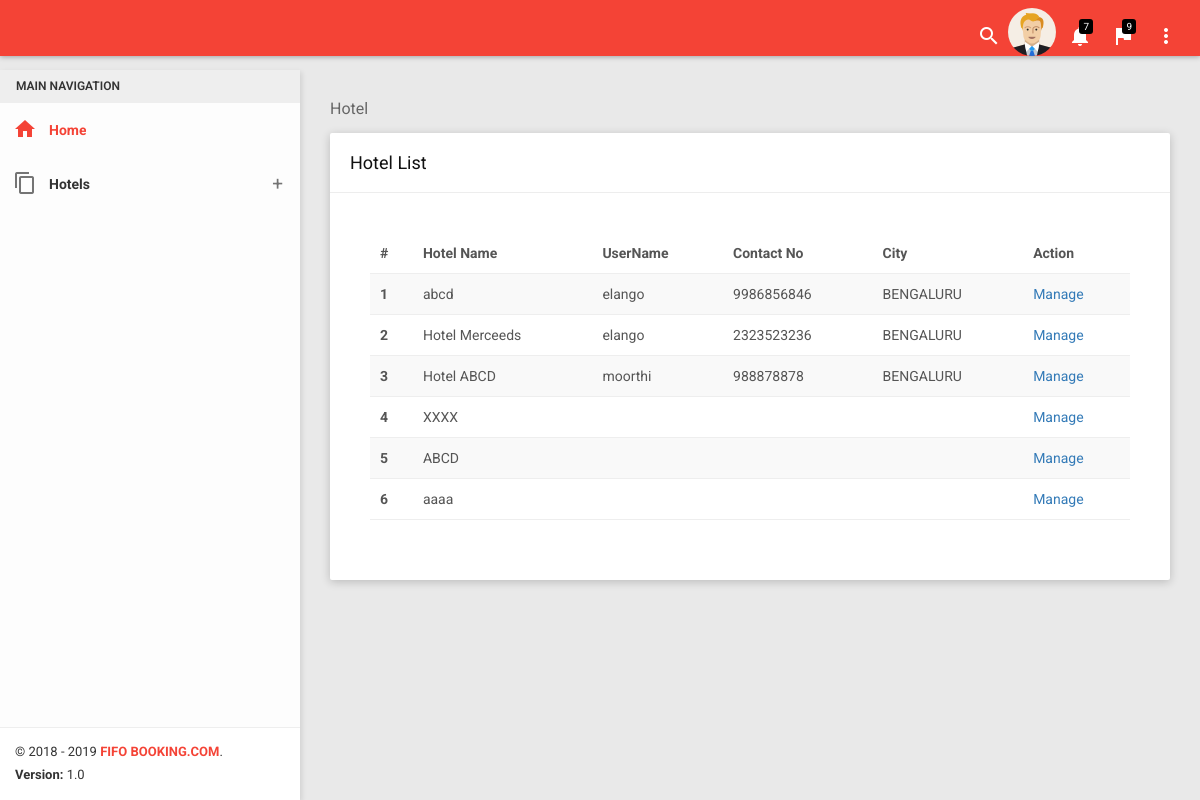
The page /index.php/hotel/listHotel on the database its author committed.
### tables this page shows
CREATE TABLE `fifo_hotels` (
  `id` int(11) NOT NULL,
  `name` varchar(100) NOT NULL,
  `display_name` varchar(50) NOT NULL,
  `description` text NOT NULL,
  `status` tinyint(1) NOT NULL DEFAULT '0',
  `user_id` int(11) NOT NULL,
  `check_in` time NOT NULL,
  `check_out` time NOT NULL,
  `currency` int(11) NOT NULL,
  `type` int(11) NOT NULL,
  `created_at` datetime NOT NULL,
  `updated_at` datetime NOT NULL
);

CREATE TABLE `fifo_users` (
  `id` int(11) NOT NULL,
  `user_name` varchar(64) NOT NULL,
  `password` varchar(64) NOT NULL,
  `status` tinyint(1) NOT NULL DEFAULT '0'
);

CREATE TABLE `fifo_hotel_contacts` (
  `id` int(11) NOT NULL,
  `hotel_id` int(11) NOT NULL,
  `email_id` varchar(50) NOT NULL,
  `email_list` varchar(100) NOT NULL,
  `mobile_no` bigint(20) DEFAULT NULL,
  `contact_no` bigint(20) DEFAULT NULL,
  `contact_list` varchar(100) NOT NULL,
  `website` varchar(100) NOT NULL
);

CREATE TABLE `fifo_hotel_details` (
  `id` int(11) NOT NULL,
  `hotel_id` int(11) NOT NULL,
  `address1` varchar(200) NOT NULL,
  `address2` varchar(200) NOT NULL,
  `city` varchar(50) NOT NULL,
  `state` int(10) NOT NULL,
  `country` int(11) NOT NULL,
  `postal_code` int(11) NOT NULL,
  `rating` int(11) DEFAULT NULL,
  `no_of_floors` int(11) DEFAULT NULL,
  `no_of_hotels` int(11) DEFAULT NULL,
  `no_of_rooms` smallint(6) NOT NULL,
  `latitude` double DEFAULT NULL,
  `longitude` double DEFAULT NULL,
  `policies` text NOT NULL,
  `website` varchar(50) NOT NULL,
  `near_by_location` varchar(100) NOT NULL,
  `map_address` varchar(100) NOT NULL,
  `built_year` smallint(6) NOT NULL,
  `image_path` json DEFAULT NULL,
  `created_at` datetime DEFAULT NULL,
  `updated_at` datetime DEFAULT NULL
);

### application/controllers/Hotel.php (called while the page is built, shortened)
<?php
class Hotel extends CI_Controller {
    public function __construct()
    {
        $this->load->library('form_validation');
        $this->load->model('hotel_model');
        $this->load->model('master_model');
    }
    public function listHotel()
    {
        $data['hotelList'] = $this->hotel_model->getAllHotels();
        $this->load->view('admin/hotels/list', $data);
    }
}

### index.php (called while the page is built, shortened)
<?php
require_once BASEPATH.'core/CodeIgniter.php';

### application/models/Hotel_model.php (called while the page is built, shortened)
<?php if ( ! defined('BASEPATH')) exit('No direct script access allowed');
class Hotel_model extends CI_Model
{
    public function getAllHotels()
    {
        return $this->db
            ->select('fifo_hotels.id,fifo_hotels.name,fifo_hotel_contacts.contact_no,fifo_users.user_name,fifo_hotel_details.city')
            ->from('fifo_hotels')
            ->join('fifo_hotel_details','fifo_hotels.id = fifo_hotel_details.hotel_id')
            ->join('fifo_hotel_contacts','fifo_hotels.id = fifo_hotel_contacts.hotel_id','left')
            ->join('fifo_users','fifo_hotels.user_id = fifo_users.id','left')
            ->get()
            ->result_array();
    }
}

### application/views/admin/hotels/list.php (the view, shortened to what this page needs)
<?php $this->load->view('admin/includes/header.php')?>
<?php $this->load->view('admin/includes/adminMenu.php')?>
<section class="content">
  <div class="container-fluid">
    <div class="block-header">
      <h2>
        Hotel
      </h2>
        <?php $this->load->view('admin/includes/flash_msg.php')?>
    </div>
    <div class="row clearfix">
      <div class="col-lg-12 col-md-12 col-sm-12 col-xs-12">
          <div class="card">
            <div class="header">
              <h2>Hotel List</h2>
            </div>
            <div class="body">
              <?php if(count($hotelList) >0 ) {?>
              <div class="body table-responsive">
                <table class="table table-striped">
                  <thead>
                  <tr>
                    <th>#</th>
                    <th>Hotel Name</th>
                    <th>UserName</th>
                    <th>Contact No</th>
                    <th>City</th>
                    <th>Action</th>
                  </tr>
                  </thead>
                  <tbody>
                  <?php foreach ($hotelList as $hotel) { ?>
                  <tr>
                    <th scope="row"><?php echo $hotel['id'];?></th>
                    <td><?php echo $hotel['name'];?></td>
                    <td><?php echo $hotel['user_name'];?></td>
                    <td><?php echo $hotel['contact_no'];?></td>
                    <td><?php echo $hotel['city'];?></td>
                    <td><a href="<?php echo base_url();?>/hotel/manage/<?php echo $hotel['id']?>">Manage</a> </td>
                  </tr>
                  <?php }?>
                  </tbody>
                </table>
              </div>
              <?php }?>
            </div>
          </div>
      </div>
    </div>
  </div>
</section>
 <?php $this->load->view('admin/includes/footer_includes.php')?>

### application/views/admin/includes/header.php (shortened to what this page needs)
<!DOCTYPE html>
<html>
<head>
    <link href="<?php echo PLUGINS_URL; ?>bootstrap/css/bootstrap.css" rel="stylesheet">
    <link href="<?php echo PLUGINS_URL; ?>node-waves/waves.css" rel="stylesheet" />
    <link href="<?php echo PLUGINS_URL; ?>animate-css/animate.css" rel="stylesheet" />
    <link href="<?php echo PLUGINS_URL; ?>morrisjs/morris.css" rel="stylesheet" />
    <link href="<?php echo CSS_URL; ?>style.css" rel="stylesheet">
    <link href="<?php echo CSS_URL; ?>themes/all-themes.css" rel="stylesheet" />
    <link href="<?php echo ASSETS_URL; ?>css/autocomplete.css" rel="stylesheet" />
    <link href="<?php echo ASSETS_URL; ?>css/magicsuggest.css" rel="stylesheet" />
    <link href="<?php echo ASSETS_URL; ?>css/colorbox.css" rel="stylesheet" />
    <link href="<?php echo ASSETS_URL; ?>css/map.css" rel="stylesheet" />
    <link rel="stylesheet" href="<?php echo ASSETS_URL; ?>css/jquery-ui.css">
</head>
<body class="theme-red ">
    <nav class="navbar">
        <div class="container-fluid">
            <div class="collapse navbar-collapse" id="navbar-collapse">
                <ul class="nav navbar-nav navbar-right">
                    <li><a href="javascript:void(0);" class="js-search" data-close="true"><i class="material-icons">search</i></a></li>
					<li>
						<div class="profileImage">
							<a data-toggle="dropdown" aria-haspopup="true" aria-expanded="true">
							<img src="<?php echo IMAGE_URL; ?>user.png" width="48" height="48" alt="User" />
							</a>
						</div>
					</li>
                    <li class="dropdown">
                        <a href="javascript:void(0);" class="dropdown-toggle" data-toggle="dropdown" role="button">
                            <i class="material-icons">notifications</i>
                            <span class="label-count">7</span>
                        </a>
                    </li>
                    <li class="dropdown">
                        <a href="javascript:void(0);" class="dropdown-toggle" data-toggle="dropdown" role="button">
                            <i class="material-icons">flag</i>
                            <span class="label-count">9</span>
                        </a>
                    </li>
                    <li class="pull-right"><a href="javascript:void(0);" class="js-right-sidebar" data-close="true"><i class="material-icons">more_vert</i></a></li>
                </ul>
            </div>
        </div>
    </nav>

### application/views/admin/includes/adminMenu.php (shortened to what this page needs)
 <section>
     <aside id="leftsidebar" class="sidebar">
         <div class="menu">
             <ul class="list">
                 <li class="header">MAIN NAVIGATION</li>
                 <li class="active" id="m_dashboard">
                     <a href="index.html">
                         <i class="material-icons">home</i>
                         <span>Home</span>
                     </a>
                 </li>
                 <li>
                     <a href="javascript:void(0);" class="menu-toggle">
                         <i class="material-icons">content_copy</i>
                         <span>Hotels</span>
                     </a>
                 </li>
             </ul>
         </div>
<?php $this->load->view('admin/includes/footer.php')?>
     </aside>

### application/views/admin/includes/footer.php
<div class="legal">
    <div class="copyright">
        &copy; 2018 - 2019 <a href="javascript:void(0);">FIFO BOOKING.COM</a>.
    </div>
    <div class="version">
        <b>Version: </b> 1.0
    </div>
</div>

### application/views/admin/includes/flash_msg.php (shortened to what this page needs)
<div class="row col-md-offset-2 col-xs-8 col-lg-8 col-sm-8 col-md-8" id="adj-width">
</div>

### application/views/admin/includes/footer_includes.php (shortened to what this page needs)
   </body>
</html>

### assets/admin/css/themes/all-themes.css (style rules this page uses)
.theme-red .nav > li > a { color: #fff; }
.theme-red .sidebar .menu .list li.active { background-color: transparent; }
.theme-red .sidebar .menu .list li.active > :first-child i, .theme-red .sidebar .menu .list li.active > :first-child span { color: #F44336; }
.theme-red .sidebar .legal { background-color: #fff; }
.theme-red .sidebar .legal .copyright a { color: #F44336 !important; }

### assets/css/autocomplete.css (style rules this page uses)
#adj-width { margin-bottom: 10px; }

### rows shown on the page
fifo_hotels: id "1", name "abcd", fifo_users.user_name "elango", fifo_hotel_contacts.contact_no "9986856846", fifo_hotel_details.city "BENGALURU"
fifo_hotels: id "2", name "Hotel Merceeds", fifo_users.user_name "elango", fifo_hotel_contacts.contact_no "2323523236", fifo_hotel_details.city "BENGALURU"
fifo_hotels: id "3", name "Hotel ABCD", fifo_users.user_name "moorthi", fifo_hotel_contacts.contact_no "988878878", fifo_hotel_details.city "BENGALURU"
fifo_hotels: id "4", name "XXXX"
fifo_hotels: id "5", name "ABCD"
fifo_hotels: id "6", name "aaaa"
